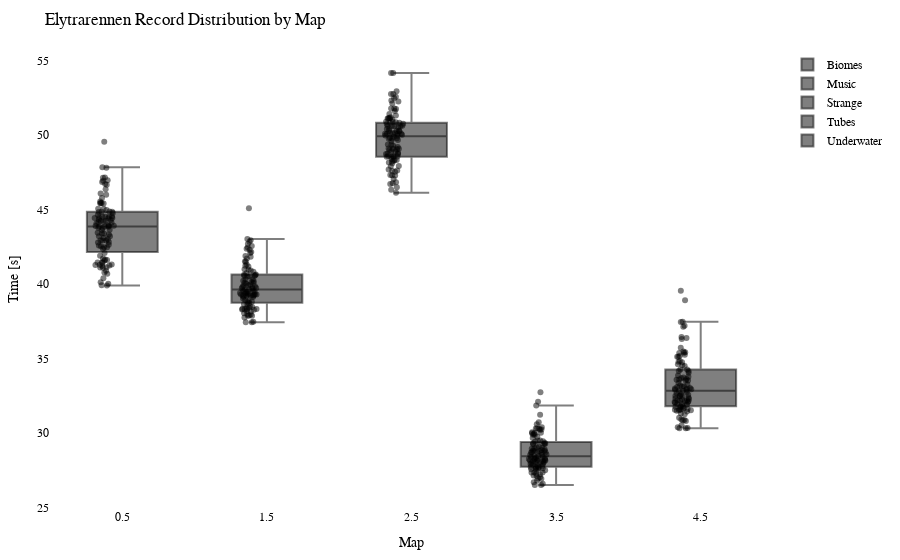

Write notebook code for a chart like this one.
### Code cell
import plotly.graph_objects as go
import plotly.io as pio

df = getRecordsDataframe(minigame="Elytrarennen")

# Calculate the offset for centering the data points
num_columns = len(df.columns)
offset = 0.5

# Create a Swarm plot using Plotly
fig = go.Figure()

for i, column in enumerate(df.columns):
    x_values = [i + offset] * len(df[column])  # Adjust x-values with offset for horizontal centering
    fig.add_trace(go.Box(x=x_values,
                         y=df[column],
                         name=column,
                         boxpoints='all',
                         pointpos=-0.5,  # Adjust point position to prevent overlapping
                         marker=dict(color='rgba(0,0,0,0.5)', size=6),  # Adjust marker color and size
                         hovertext=df.index,
                         hoverinfo='text+y'))

fig.update_layout(title="Elytrarennen Record Distribution by Map",
                  xaxis=dict(title="Map"),
                  yaxis=dict(title="Time [s]"),
                  showlegend=True,
                  font=dict(family="Arial", size=12, color="black"),  # Customize font
                  plot_bgcolor="white",  # Set background color
                  margin=dict(l=50, r=50, t=50, b=50),  # Adjust margins for better layout
                  )

pio.show(fig)

pio.write_html(fig, "out/elytr_swarm_plot.html")

### Figure 1 — Plotly figure (JSON) as saved in the notebook; plotly's stock layout.template omitted (floating-point values rounded to 4 significant figures)
{"data": [{"boxpoints": "all", "hoverinfo": "text+y", "hovertext": ["20LeRe10", "agowskyy", "Allooy", "Anni808", "Axollotel", "BacardiSprite", "bawskey", "BusinessBent", "ByNetherdude", "byTobi", "cediiiiii_10", "Chander24", "Chrisi20101", "crocodile1870", "cxl1lo", "DarkCobweb", "deadfiight", "DerBaumIstDerWeg", "Dokkkkko", "Ex4cted", "Falke23_5", "Feinberg", "Fflopse", "ForceFox", "Freeeedom", "frutigall", "GamemasterNiki", "GeneralEnte06", "Gerrygames", "Gobo9", "GrafikKatze", "Grapfen", "Gummibearchen", "H1ghsay", "h4nnes", "Harold_Sensemann", "HerrDante", "itemTooltipExport", "Jan2220", "JennieKim", "jimmi1410", "JOW23", "Joy_8oy", "JustK1lling", "KakaMC", "Kanickelul", "Keenaai", "Kokochampi", "Kokochampo", "Kopfradio", "Krusti", "Kyuudo", "LeWi_100", "Livgo", "lizsyy", "LordAlexos", "Lubotter2009", "Luis_XYZ", "M0orey_0", "marbrueck", "Martomias", "Mincheeen", "MrNulfred", "Mvsk_", "Nexilus", "Ninivee", "officialryzon", "Oronor", "PedroZockt", "Picutar", "PixlNight", "PolizeiDreamy", "Radattel", "Radiokopf", "Raefinzs", "Ritokii", "rXzEr_Justin", "Sackkerl", "SB387", "schmaarek", "ScreamingBlatz", "Sebi1801", "Seemops_8", "Sey__", "Shiewk", "Snitcherella", "SpeckyCut", "StaudammAusHolz", "TheBreadHD", "Tomiokey", "tsuneee", "twitchparaskiill", "Txlentierter", "Umgfoin", "WirdNichtGeladen", "Wissender", "xBaumeisterin", "xX_Dima_ggg_Xx6", "xX_Masha_ggg_Xx9", "ymq_", "yzvm", "zTotito", "_n3d", "_Waldi_"], "marker": {"color": "rgba(0,0,0,0.5)", "size": 6}, "name": "Biomes", "pointpos": -0.5, "type": "box", "x": [0.5, 0.5, 0.5, 0.5, 0.5, 0.5, 0.5, 0.5, 0.5, 0.5, 0.5, 0.5, 0.5, 0.5, 0.5, 0.5, 0.5, 0.5, 0.5, 0.5, 0.5, 0.5, 0.5, 0.5, 0.5, 0.5, 0.5, 0.5, 0.5, 0.5, 0.5, 0.5, 0.5, 0.5, 0.5, 0.5, 0.5, 0.5, 0.5, 0.5, 0.5, 0.5, 0.5, 0.5, 0.5, 0.5, 0.5, 0.5, 0.5, 0.5, 0.5, 0.5, 0.5, 0.5, 0.5, 0.5, 0.5, 0.5, 0.5, 0.5, 0.5, 0.5, 0.5, 0.5, 0.5, 0.5, 0.5, 0.5, 0.5, 0.5, 0.5, 0.5, 0.5, 0.5, 0.5, 0.5, 0.5, 0.5, 0.5, 0.5, 0.5, 0.5, 0.5, 0.5, 0.5, 0.5, 0.5, 0.5, 0.5, 0.5, 0.5, 0.5, 0.5, 0.5, 0.5, 0.5, 0.5, 0.5, 0.5, 0.5, 0.5, 0.5, 0.5, 0.5], "y": [44.76, 45.53, 47.83, 43.89, 44.44, 40.68, 44.11, 47.81, 47.13, 44.52, 40.89, 45.43, 43.91, 43.32, 44.14, 41.28, 44.85, 43.86, 44.85, 41.23, 42.92, null, 40.01, 41.45, 39.91, 42.82, 43.63, 41.44, 40.77, 39.9, null, 41.42, 42.47, 44.97, 41.7, 45.98, 41.09, null, 43.2, 42.78, 45.05, 41.28, 43.39, 45.42, 41.12, null, 46.96, 49.54, 44.51, 44.43, 44.24, 46.36, 41.57, 46.07, 41.2, 44.86, 44.3, 42.92, 43.84, 44.07, 42.54, 42.93, 43.0, 44.84, 46.72, 44.42, null, 46.85, 40.12, 42.64, 41.61, 43.43, 45.4, 44.53, 46.92, 43.39, 44.64, 45.44, 43.77, 42.58, 44.24, 45.06, 43.76, 41.89, 43.62, 43.94, 47.14, 44.51, 46.66, 44.33, 40.39, 42.47, 41.65, 43.2, 44.17, 43.89, 42.36, 43.08, 45.78, 41.31, 42.08, 44.43, 41.11, 43.86]}, {"boxpoints": "all", "hoverinfo": "text+y", "hovertext": ["20LeRe10", "agowskyy", "Allooy", "Anni808", "Axollotel", "BacardiSprite", "bawskey", "BusinessBent", "ByNetherdude", "byTobi", "cediiiiii_10", "Chander24", "Chrisi20101", "crocodile1870", "cxl1lo", "DarkCobweb", "deadfiight", "DerBaumIstDerWeg", "Dokkkkko", "Ex4cted", "Falke23_5", "Feinberg", "Fflopse", "ForceFox", "Freeeedom", "frutigall", "GamemasterNiki", "GeneralEnte06", "Gerrygames", "Gobo9", "GrafikKatze", "Grapfen", "Gummibearchen", "H1ghsay", "h4nnes", "Harold_Sensemann", "HerrDante", "itemTooltipExport", "Jan2220", "JennieKim", "jimmi1410", "JOW23", "Joy_8oy", "JustK1lling", "KakaMC", "Kanickelul", "Keenaai", "Kokochampi", "Kokochampo", "Kopfradio", "Krusti", "Kyuudo", "LeWi_100", "Livgo", "lizsyy", "LordAlexos", "Lubotter2009", "Luis_XYZ", "M0orey_0", "marbrueck", "Martomias", "Mincheeen", "MrNulfred", "Mvsk_", "Nexilus", "Ninivee", "officialryzon", "Oronor", "PedroZockt", "Picutar", "PixlNight", "PolizeiDreamy", "Radattel", "Radiokopf", "Raefinzs", "Ritokii", "rXzEr_Justin", "Sackkerl", "SB387", "schmaarek", "ScreamingBlatz", "Sebi1801", "Seemops_8", "Sey__", "Shiewk", "Snitcherella", "SpeckyCut", "StaudammAusHolz", "TheBreadHD", "Tomiokey", "tsuneee", "twitchparaskiill", "Txlentierter", "Umgfoin", "WirdNichtGeladen", "Wissender", "xBaumeisterin", "xX_Dima_ggg_Xx6", "xX_Masha_ggg_Xx9", "ymq_", "yzvm", "zTotito", "_n3d", "_Waldi_"], "marker": {"color": "rgba(0,0,0,0.5)", "size": 6}, "name": "Music", "pointpos": -0.5, "type": "box", "x": [1.5, 1.5, 1.5, 1.5, 1.5, 1.5, 1.5, 1.5, 1.5, 1.5, 1.5, 1.5, 1.5, 1.5, 1.5, 1.5, 1.5, 1.5, 1.5, 1.5, 1.5, 1.5, 1.5, 1.5, 1.5, 1.5, 1.5, 1.5, 1.5, 1.5, 1.5, 1.5, 1.5, 1.5, 1.5, 1.5, 1.5, 1.5, 1.5, 1.5, 1.5, 1.5, 1.5, 1.5, 1.5, 1.5, 1.5, 1.5, 1.5, 1.5, 1.5, 1.5, 1.5, 1.5, 1.5, 1.5, 1.5, 1.5, 1.5, 1.5, 1.5, 1.5, 1.5, 1.5, 1.5, 1.5, 1.5, 1.5, 1.5, 1.5, 1.5, 1.5, 1.5, 1.5, 1.5, 1.5, 1.5, 1.5, 1.5, 1.5, 1.5, 1.5, 1.5, 1.5, 1.5, 1.5, 1.5, 1.5, 1.5, 1.5, 1.5, 1.5, 1.5, 1.5, 1.5, 1.5, 1.5, 1.5, 1.5, 1.5, 1.5, 1.5, 1.5, 1.5], "y": [40.63, 40.55, 41.7, 40.22, 40.08, 38.3, 43.02, 40.99, 40.62, 40.2, 37.95, 40.49, 39.53, 39.28, 38.64, 37.87, 39.34, 42.55, 39.84, 37.43, 39.21, 42.93, 38.33, 40.95, 37.98, 38.31, 39.28, 40.07, 40.02, 37.75, 38.04, 39.28, 38.38, 40.72, 38.77, 39.67, 38.15, null, 39.8, 39.21, 40.52, 38.32, 38.85, null, 37.86, null, 39.64, 42.36, 41.31, 42.45, 38.62, 40.55, 37.47, 41.5, 39.48, 39.72, 40.13, 41.83, 39.13, 41.22, 39.29, 39.4, 38.19, 45.08, 42.07, 38.93, 41.88, 42.14, 37.44, 39.36, 39.23, 39.89, null, 40.3, 41.17, 39.97, 39.73, 40.91, 39.3, 37.88, 40.6, 42.84, 39.63, 39.22, 38.8, 38.26, 38.73, 39.44, 42.68, 39.91, 38.46, 39.15, null, 39.02, 40.82, 39.74, 38.5, 39.48, 40.29, 38.41, 38.28, 42.3, 39.52, 41.5]}, {"boxpoints": "all", "hoverinfo": "text+y", "hovertext": ["20LeRe10", "agowskyy", "Allooy", "Anni808", "Axollotel", "BacardiSprite", "bawskey", "BusinessBent", "ByNetherdude", "byTobi", "cediiiiii_10", "Chander24", "Chrisi20101", "crocodile1870", "cxl1lo", "DarkCobweb", "deadfiight", "DerBaumIstDerWeg", "Dokkkkko", "Ex4cted", "Falke23_5", "Feinberg", "Fflopse", "ForceFox", "Freeeedom", "frutigall", "GamemasterNiki", "GeneralEnte06", "Gerrygames", "Gobo9", "GrafikKatze", "Grapfen", "Gummibearchen", "H1ghsay", "h4nnes", "Harold_Sensemann", "HerrDante", "itemTooltipExport", "Jan2220", "JennieKim", "jimmi1410", "JOW23", "Joy_8oy", "JustK1lling", "KakaMC", "Kanickelul", "Keenaai", "Kokochampi", "Kokochampo", "Kopfradio", "Krusti", "Kyuudo", "LeWi_100", "Livgo", "lizsyy", "LordAlexos", "Lubotter2009", "Luis_XYZ", "M0orey_0", "marbrueck", "Martomias", "Mincheeen", "MrNulfred", "Mvsk_", "Nexilus", "Ninivee", "officialryzon", "Oronor", "PedroZockt", "Picutar", "PixlNight", "PolizeiDreamy", "Radattel", "Radiokopf", "Raefinzs", "Ritokii", "rXzEr_Justin", "Sackkerl", "SB387", "schmaarek", "ScreamingBlatz", "Sebi1801", "Seemops_8", "Sey__", "Shiewk", "Snitcherella", "SpeckyCut", "StaudammAusHolz", "TheBreadHD", "Tomiokey", "tsuneee", "twitchparaskiill", "Txlentierter", "Umgfoin", "WirdNichtGeladen", "Wissender", "xBaumeisterin", "xX_Dima_ggg_Xx6", "xX_Masha_ggg_Xx9", "ymq_", "yzvm", "zTotito", "_n3d", "_Waldi_"], "marker": {"color": "rgba(0,0,0,0.5)", "size": 6}, "name": "Strange", "pointpos": -0.5, "type": "box", "x": [2.5, 2.5, 2.5, 2.5, 2.5, 2.5, 2.5, 2.5, 2.5, 2.5, 2.5, 2.5, 2.5, 2.5, 2.5, 2.5, 2.5, 2.5, 2.5, 2.5, 2.5, 2.5, 2.5, 2.5, 2.5, 2.5, 2.5, 2.5, 2.5, 2.5, 2.5, 2.5, 2.5, 2.5, 2.5, 2.5, 2.5, 2.5, 2.5, 2.5, 2.5, 2.5, 2.5, 2.5, 2.5, 2.5, 2.5, 2.5, 2.5, 2.5, 2.5, 2.5, 2.5, 2.5, 2.5, 2.5, 2.5, 2.5, 2.5, 2.5, 2.5, 2.5, 2.5, 2.5, 2.5, 2.5, 2.5, 2.5, 2.5, 2.5, 2.5, 2.5, 2.5, 2.5, 2.5, 2.5, 2.5, 2.5, 2.5, 2.5, 2.5, 2.5, 2.5, 2.5, 2.5, 2.5, 2.5, 2.5, 2.5, 2.5, 2.5, 2.5, 2.5, 2.5, 2.5, 2.5, 2.5, 2.5, 2.5, 2.5, 2.5, 2.5, 2.5, 2.5], "y": [50.08, 52.94, 50.83, 50.61, 50.02, 47.91, 50.86, 51.05, 54.17, 50.09, 46.49, 50.27, 50.26, 48.55, 50.29, 48.79, 50.63, 49.96, 50.75, 47.05, 49.75, 51.31, 46.32, 46.71, 46.83, 50.08, 49.0, 49.09, 47.68, 46.77, 47.31, 48.55, 48.54, 50.51, 47.93, 49.05, 47.6, null, 49.28, 48.27, 48.59, 48.41, 50.42, 47.3, 48.23, 49.75, 50.41, 51.78, 49.88, 50.89, 51.19, 52.76, 48.15, 51.78, 47.62, 51.13, 50.3, 50.63, 51.11, 50.14, 49.67, 48.32, 48.9, 52.33, 50.6, 51.13, 52.25, 51.41, 46.12, 49.2, 48.75, 49.59, 50.09, 52.48, 54.17, 48.57, 49.36, 50.89, 51.74, 48.92, 52.11, 49.82, 50.14, 47.53, 49.79, null, 51.12, 52.56, 51.62, 50.75, 48.11, 49.08, 49.37, 49.97, 50.12, 48.57, 48.33, 48.72, 52.75, 47.28, 48.72, 50.6, 49.08, 50.83]}, {"boxpoints": "all", "hoverinfo": "text+y", "hovertext": ["20LeRe10", "agowskyy", "Allooy", "Anni808", "Axollotel", "BacardiSprite", "bawskey", "BusinessBent", "ByNetherdude", "byTobi", "cediiiiii_10", "Chander24", "Chrisi20101", "crocodile1870", "cxl1lo", "DarkCobweb", "deadfiight", "DerBaumIstDerWeg", "Dokkkkko", "Ex4cted", "Falke23_5", "Feinberg", "Fflopse", "ForceFox", "Freeeedom", "frutigall", "GamemasterNiki", "GeneralEnte06", "Gerrygames", "Gobo9", "GrafikKatze", "Grapfen", "Gummibearchen", "H1ghsay", "h4nnes", "Harold_Sensemann", "HerrDante", "itemTooltipExport", "Jan2220", "JennieKim", "jimmi1410", "JOW23", "Joy_8oy", "JustK1lling", "KakaMC", "Kanickelul", "Keenaai", "Kokochampi", "Kokochampo", "Kopfradio", "Krusti", "Kyuudo", "LeWi_100", "Livgo", "lizsyy", "LordAlexos", "Lubotter2009", "Luis_XYZ", "M0orey_0", "marbrueck", "Martomias", "Mincheeen", "MrNulfred", "Mvsk_", "Nexilus", "Ninivee", "officialryzon", "Oronor", "PedroZockt", "Picutar", "PixlNight", "PolizeiDreamy", "Radattel", "Radiokopf", "Raefinzs", "Ritokii", "rXzEr_Justin", "Sackkerl", "SB387", "schmaarek", "ScreamingBlatz", "Sebi1801", "Seemops_8", "Sey__", "Shiewk", "Snitcherella", "SpeckyCut", "StaudammAusHolz", "TheBreadHD", "Tomiokey", "tsuneee", "twitchparaskiill", "Txlentierter", "Umgfoin", "WirdNichtGeladen", "Wissender", "xBaumeisterin", "xX_Dima_ggg_Xx6", "xX_Masha_ggg_Xx9", "ymq_", "yzvm", "zTotito", "_n3d", "_Waldi_"], "marker": {"color": "rgba(0,0,0,0.5)", "size": 6}, "name": "Tubes", "pointpos": -0.5, "type": "box", "x": [3.5, 3.5, 3.5, 3.5, 3.5, 3.5, 3.5, 3.5, 3.5, 3.5, 3.5, 3.5, 3.5, 3.5, 3.5, 3.5, 3.5, 3.5, 3.5, 3.5, 3.5, 3.5, 3.5, 3.5, 3.5, 3.5, 3.5, 3.5, 3.5, 3.5, 3.5, 3.5, 3.5, 3.5, 3.5, 3.5, 3.5, 3.5, 3.5, 3.5, 3.5, 3.5, 3.5, 3.5, 3.5, 3.5, 3.5, 3.5, 3.5, 3.5, 3.5, 3.5, 3.5, 3.5, 3.5, 3.5, 3.5, 3.5, 3.5, 3.5, 3.5, 3.5, 3.5, 3.5, 3.5, 3.5, 3.5, 3.5, 3.5, 3.5, 3.5, 3.5, 3.5, 3.5, 3.5, 3.5, 3.5, 3.5, 3.5, 3.5, 3.5, 3.5, 3.5, 3.5, 3.5, 3.5, 3.5, 3.5, 3.5, 3.5, 3.5, 3.5, 3.5, 3.5, 3.5, 3.5, 3.5, 3.5, 3.5, 3.5, 3.5, 3.5, 3.5, 3.5], "y": [28.8, 29.08, 29.27, 28.7, 28.84, 27.71, 30.37, 30.71, 30.27, 28.69, 27.12, 30.22, 28.25, 28.66, 28.2, 27.14, 29.25, 29.02, 28.51, 26.68, 27.48, null, 27.01, 30.2, 27.34, 28.05, 29.87, 27.92, 26.94, 26.92, 27.25, 27.49, 27.73, 28.54, 27.23, 28.32, 26.58, null, 27.36, 28.69, 28.38, 27.59, 28.81, 28.15, 26.5, null, 28.77, 30.58, 31.84, 28.51, 28.93, 29.74, 26.49, 32.73, 28.14, 29.65, 27.98, 28.37, 28.12, 29.29, 28.07, 27.83, 28.28, 30.29, 29.98, 28.44, 29.25, 29.94, 26.81, 28.28, 28.19, 28.02, 29.34, 30.0, 31.22, 28.78, 28.03, 28.88, 29.42, 27.65, 29.99, 27.63, 27.77, 27.92, 27.66, 32.08, 29.88, 28.7, 29.49, 29.0, 27.87, 28.25, null, 28.95, 29.48, 28.12, 27.33, 27.72, 30.32, 27.61, 27.56, 29.43, 28.41, 30.04]}, {"boxpoints": "all", "hoverinfo": "text+y", "hovertext": ["20LeRe10", "agowskyy", "Allooy", "Anni808", "Axollotel", "BacardiSprite", "bawskey", "BusinessBent", "ByNetherdude", "byTobi", "cediiiiii_10", "Chander24", "Chrisi20101", "crocodile1870", "cxl1lo", "DarkCobweb", "deadfiight", "DerBaumIstDerWeg", "Dokkkkko", "Ex4cted", "Falke23_5", "Feinberg", "Fflopse", "ForceFox", "Freeeedom", "frutigall", "GamemasterNiki", "GeneralEnte06", "Gerrygames", "Gobo9", "GrafikKatze", "Grapfen", "Gummibearchen", "H1ghsay", "h4nnes", "Harold_Sensemann", "HerrDante", "itemTooltipExport", "Jan2220", "JennieKim", "jimmi1410", "JOW23", "Joy_8oy", "JustK1lling", "KakaMC", "Kanickelul", "Keenaai", "Kokochampi", "Kokochampo", "Kopfradio", "Krusti", "Kyuudo", "LeWi_100", "Livgo", "lizsyy", "LordAlexos", "Lubotter2009", "Luis_XYZ", "M0orey_0", "marbrueck", "Martomias", "Mincheeen", "MrNulfred", "Mvsk_", "Nexilus", "Ninivee", "officialryzon", "Oronor", "PedroZockt", "Picutar", "PixlNight", "PolizeiDreamy", "Radattel", "Radiokopf", "Raefinzs", "Ritokii", "rXzEr_Justin", "Sackkerl", "SB387", "schmaarek", "ScreamingBlatz", "Sebi1801", "Seemops_8", "Sey__", "Shiewk", "Snitcherella", "SpeckyCut", "StaudammAusHolz", "TheBreadHD", "Tomiokey", "tsuneee", "twitchparaskiill", "Txlentierter", "Umgfoin", "WirdNichtGeladen", "Wissender", "xBaumeisterin", "xX_Dima_ggg_Xx6", "xX_Masha_ggg_Xx9", "ymq_", "yzvm", "zTotito", "_n3d", "_Waldi_"], "marker": {"color": "rgba(0,0,0,0.5)", "size": 6}, "name": "Underwater", "pointpos": -0.5, "type": "box", "x": [4.5, 4.5, 4.5, 4.5, 4.5, 4.5, 4.5, 4.5, 4.5, 4.5, 4.5, 4.5, 4.5, 4.5, 4.5, 4.5, 4.5, 4.5, 4.5, 4.5, 4.5, 4.5, 4.5, 4.5, 4.5, 4.5, 4.5, 4.5, 4.5, 4.5, 4.5, 4.5, 4.5, 4.5, 4.5, 4.5, 4.5, 4.5, 4.5, 4.5, 4.5, 4.5, 4.5, 4.5, 4.5, 4.5, 4.5, 4.5, 4.5, 4.5, 4.5, 4.5, 4.5, 4.5, 4.5, 4.5, 4.5, 4.5, 4.5, 4.5, 4.5, 4.5, 4.5, 4.5, 4.5, 4.5, 4.5, 4.5, 4.5, 4.5, 4.5, 4.5, 4.5, 4.5, 4.5, 4.5, 4.5, 4.5, 4.5, 4.5, 4.5, 4.5, 4.5, 4.5, 4.5, 4.5, 4.5, 4.5, 4.5, 4.5, 4.5, 4.5, 4.5, 4.5, 4.5, 4.5, 4.5, 4.5, 4.5, 4.5, 4.5, 4.5, 4.5, 4.5], "y": [32.48, 37.46, 34.55, 33.52, 33.77, 32.08, 32.18, 35.37, 39.55, 32.59, 30.32, 32.9, 32.18, 32.12, 33.72, 31.55, 34.77, 32.65, 33.17, 30.37, 34.49, null, 30.31, 34.16, 30.8, 32.12, 33.85, 31.53, 30.89, 30.51, 31.92, 31.79, 31.76, 33.67, 31.59, 32.15, 31.74, null, 31.93, 32.83, 32.5, 31.56, 32.05, 38.91, 31.01, 35.1, 36.45, 35.46, 35.71, 33.58, 33.01, 34.6, 30.87, 37.19, 31.3, 35.25, 32.74, 32.01, 33.07, 34.26, 32.3, 32.47, 31.48, 34.25, 34.83, 35.37, null, 37.13, 30.33, 32.27, 31.43, 32.38, 33.56, 34.03, 37.44, 33.62, 32.46, 33.13, 32.89, 31.59, 35.42, 36.37, 33.1, 31.53, 32.92, 32.96, 35.16, 34.73, 36.31, 34.15, 31.24, 32.81, 31.75, 32.97, 33.25, 31.67, 32.55, 30.85, 35.12, 31.59, 31.89, 33.34, 32.26, 33.51]}], "layout": {"font": {"color": "black", "family": "Arial", "size": 12}, "margin": {"b": 50, "l": 50, "r": 50, "t": 50}, "plot_bgcolor": "white", "showlegend": true, "title": {"text": "Elytrarennen Record Distribution by Map"}, "xaxis": {"title": {"text": "Map"}}, "yaxis": {"title": {"text": "Time [s]"}}}}
